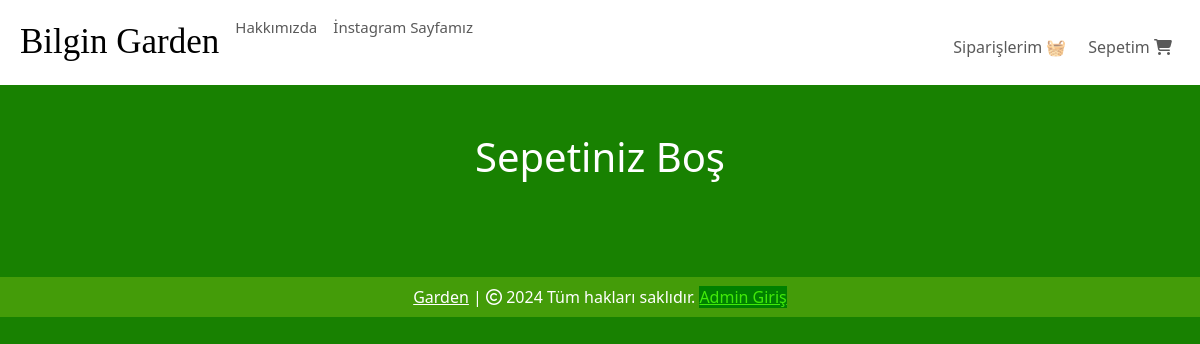
Before: /cart (signed in) with the older database file.
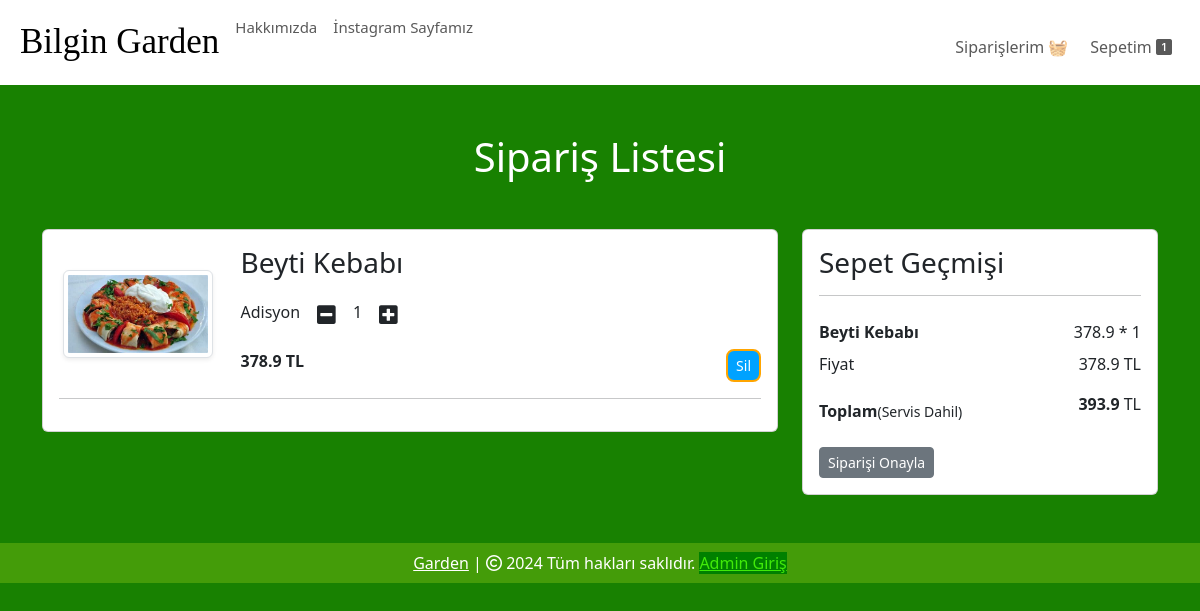
After: the same page with the newer database file.
### website/models.py (models this page shows, shortened)
class Cart(db.Model):
    id = db.Column(db.Integer, primary_key=True)
    attribute = db.Column(db.String)
    quantity = db.Column(db.Integer, nullable=False)
    customer_link = db.Column(db.Integer, db.ForeignKey('customer.id'), nullable=False)
    product_link = db.Column(db.Integer, db.ForeignKey('product.id'), nullable=False)

class Product(db.Model):
    id = db.Column(db.Integer, primary_key=True)
    product_name = db.Column(db.String(100), nullable=False)
    current_price = db.Column(db.Float, nullable=False)
    previous_price = db.Column(db.Float, nullable=False)
    in_stock = db.Column(db.Integer, nullable=False)
    product_picture = db.Column(db.String(1000), nullable=False)
    flash_sale = db.Column(db.Boolean, default=False)
    date_added = db.Column(db.DateTime, default=datetime.utcnow)
    salad = db.Column(db.Boolean, default=False)
    main = db.Column(db.Boolean, default=False)
    colddrink = db.Column(db.Boolean, default=False)
    hotdrink = db.Column(db.Boolean, default=False)
    desert = db.Column(db.Boolean, default=False)
    sneak = db.Column(db.Boolean, default=False)
    carts = db.relationship('Cart', backref=db.backref('product', lazy=True))
    orders = db.relationship('Order', backref=db.backref('product', lazy=True))

### website/views.py (the view)
@views.route('/cart')
@login_required
def show_cart():
    cart = Cart.query.filter_by(customer_link=current_user.id).all()
    amount = 0
    for item in cart:
        amount += item.product.current_price * item.quantity
    return render_template('cart.html', cart=cart, amount=amount, total=amount + 15)

### website/templates/cart.html (shortened to what this page needs)
{% extends 'base.html' %}
{% block body %}
<div class="container my-5">
    <div class="row">
        {% if cart %}
        <h1 class="text-center mb-5" style="color: white;">Sipariş Listesi</h1>
        <div class="col-sm-8">
            <div class="card">
                <div class="card-body">
                    {% for item in cart %}
                    <div class="row">
                        <div class="col-sm-3 text-center align-self-center">
                            <img src="{{ item.product.product_picture }}" alt="" class="img-fluid img-thumbnail shadow-sm" height="150px" width="150px">
                        </div>
                        <div class="col-sm-9">
                            <div>
                                <h3>{{ item.product.product_name }}</h3>
                                <div class="my-3">
                                    <label for="quantity">Adisyon</label>
                                    <a class="minus-cart btn" pid="{{item.id}}"><i class="fas fa-minus-square fa-lg"></i></a>
                                    <span id="quantity">{{ item.quantity }}</span>
                                    <a class="plus-cart btn " pid="{{ item.id }}"><i class="fas fa-plus-square fa-lg"></i></a>
                                </div>
                                <div class="d-flex justify-content-between">
                                    <p class="mb-0"><span><strong>{{ item.product.current_price }} TL</strong></span></p>
                                    <a href="" class="remove-cart btn btn-sm btn-secondary mr-3 " pid="{{item.id}}">Sil</a>
                                </div>
                            </div>
                        </div>
                    </div>
                    <hr>
                    {% endfor %}
                </div>
            </div>
        </div>
        <div class="col-sm-4">
            <div class="card">
                <div class="card-body">
                    <h3>Sepet Geçmişi </h3>
                    <hr color="black">
                    <ul class="list-group">
                        {% for item in cart %}
                        <li class="list-group-item d-flex justify-content-between align-items-center border-0 px-0 pb-0"><strong>{{item.product.product_name}}</strong><span id="amount">{{item.product.current_price}} * <span id="quantity{{item.id}}">{{ item.quantity}}</span></span></li>
                        {% endfor %}
                        <li class="list-group-item d-flex justify-content-between align-items-center border-0 px-0 pb-0">Fiyat <span><span id="amount_tt">{{ amount }} </span> TL</span></li>
                        <li class="list-group-item d-flex justify-content-between align-items-center border-0 px-0 mb-3">
                            <div style="margin-top: 15px;">
                                <strong>Toplam</strong><small>(Servis Dahil)</small>
                            </div>
                            <span><span id="totalamount"><strong>{{ total }} </strong></span> TL</span>
                        </li>
                    </ul>
                    <div class="col">
                        <a href="/place-order" class="remove-cart btn btn-sm btn-secondary mr-3 " >Siparişi Onayla</a>
                    </div>
                </div>
            </div>
        </div>
        {% else %}
        <h1 class="text-center mb-5" style="color: white;">Sepetiniz Boş</h1>
        {% endif %}
    </div>
</div>
{% endblock %}

Changed rows visible on the page:
added Cart: product.product_picture (picture), product.product_name "Beyti Kebabı", quantity "1", product.current_price "378.9"
Other visible differences:
{{ amount }}: (not shown) → "378.9"
{{ total }}: (not shown) → "393.9"
text no longer shown: "Sepetiniz Boş"
text now shown: "Sipariş Listesi Sepet Geçmişi Fiyat TL Toplam (Servis Dahil) TL Siparişi Onayla"
